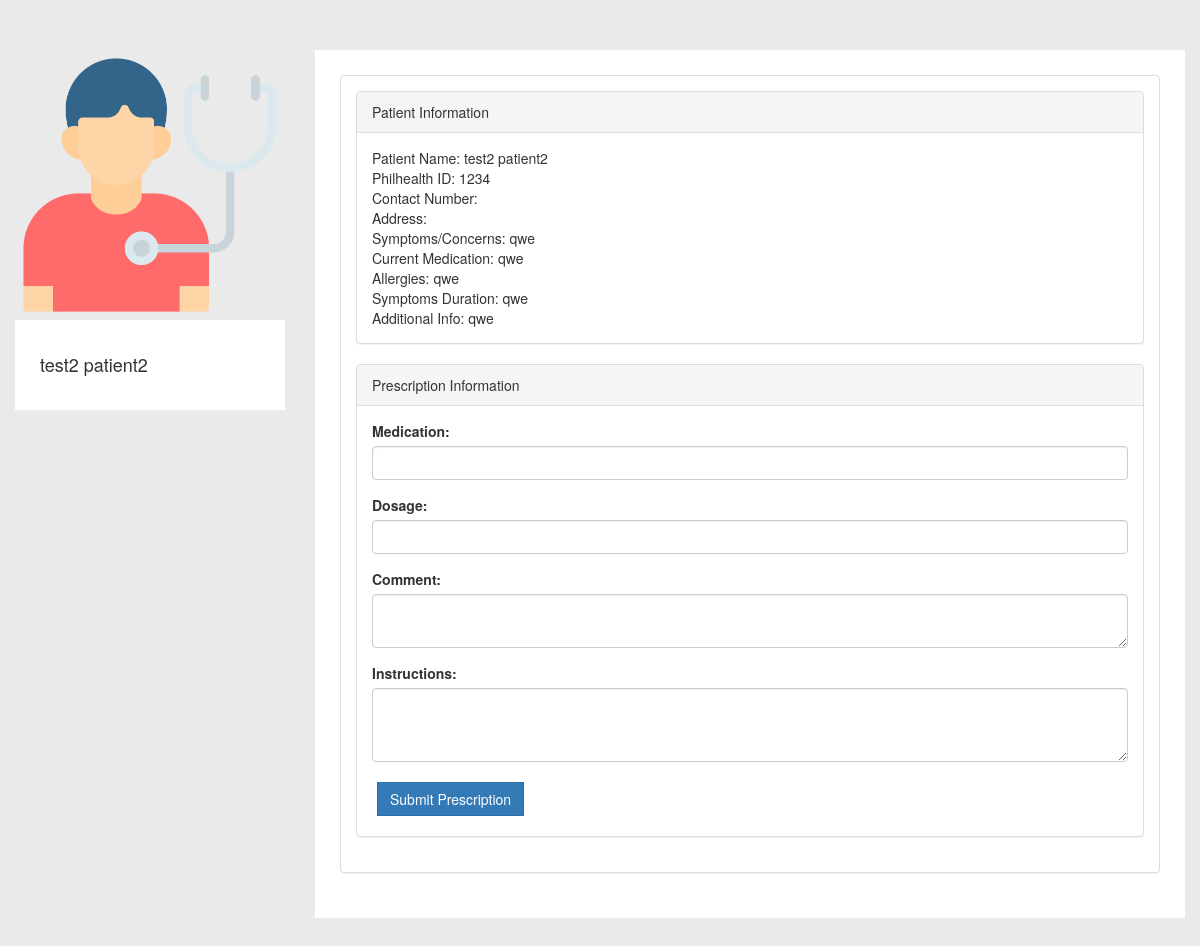
Page /doctor/tbPrescription.php?philhealthId=1234 (signed in) on the earlier database version.
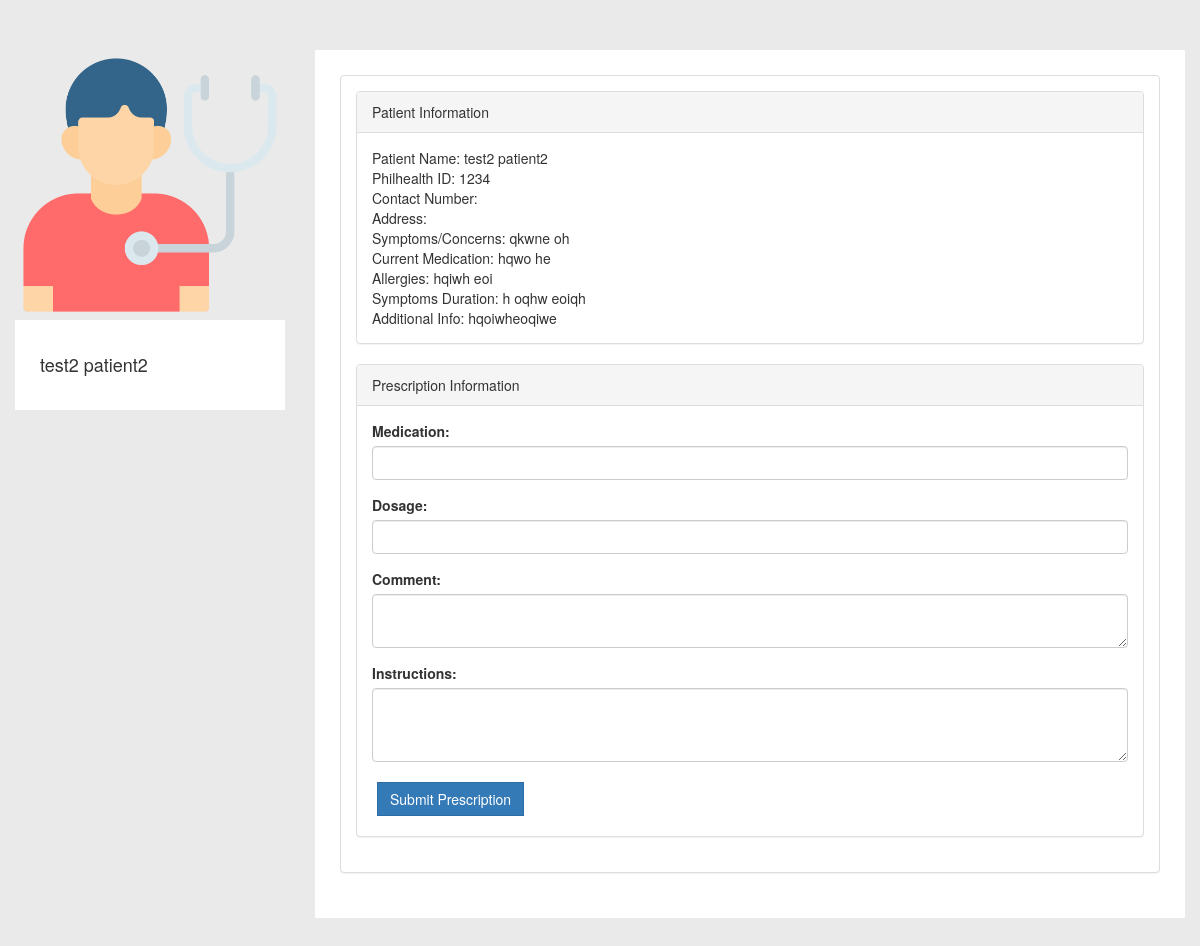
Same page on the later database version.
### tables this page shows
CREATE TABLE `patient` (
  `philhealthId` bigint(12) NOT NULL,
  `password` varchar(20) NOT NULL,
  `patientFirstName` varchar(20) NOT NULL,
  `patientLastName` varchar(20) NOT NULL,
  `patientMaritialStatus` varchar(10) NOT NULL,
  `patientDOB` date NOT NULL,
  `patientGender` varchar(10) NOT NULL,
  `patientAddress` varchar(100) NOT NULL,
  `patientPhone` varchar(15) NOT NULL,
  `patientEmail` varchar(100) NOT NULL,
  `appointmentType` enum('tb','prenatal') NOT NULL DEFAULT 'tb'
);

CREATE TABLE `tbappointment` (
  `appId` int(11) NOT NULL,
  `philhealthId` bigint(20) NOT NULL,
  `scheduleId` int(11) NOT NULL,
  `appSymptom` text NOT NULL,
  `currentMedications` varchar(255) DEFAULT NULL,
  `symptomDuration` varchar(50) DEFAULT NULL,
  `allergies` varchar(255) DEFAULT NULL,
  `status` varchar(50) DEFAULT 'process',
  `additionalInfo` text DEFAULT NULL,
  `createdAt` timestamp NOT NULL DEFAULT current_timestamp()
);

### doctor/tbPrescription.php (the view, shortened to what this page needs)
<?php
include_once '../assets/conn/dbconnect.php';
$res = mysqli_query($con, "SELECT * FROM patient WHERE philHealthId=" . $_GET['philhealthId']);
$userRow = mysqli_fetch_array($res, MYSQLI_ASSOC);
$res1 = mysqli_query($con, "SELECT * FROM tbappointment WHERE philHealthId=" . $_GET['philhealthId']);
$userRow1 = mysqli_fetch_array($res1, MYSQLI_ASSOC);
?>
<!DOCTYPE html>
<html>
<head>
    <link href="../assets/css/bootstrap.min.css" rel="stylesheet">
    <link href="../assets/css/default/style.css" rel="stylesheet">
    <link href="../assets/css/default/blocks.css" rcel="stylesheet">
    <link rel="stylesheet" href="https://formden.com/static/cdn/font-awesome/4.4.0/css/font-awesome.min.css" />
</head>
<body>
    <div class="container">
        <section style="padding-bottom: 50px; padding-top: 50px;">
            <div class="row">
                <div class="row">
                    <div class="col-md-3 col-sm-3">
                        <div class="user-wrapper">
                            <img src="../patient/assets/img/patient.png" class="img-responsive" />
                            <div class="description">
                                <h4><?php echo $userRow['patientFirstName']; ?> <?php echo $userRow['patientLastName']; ?></h4>
                            </div>
                        </div>
                    </div>
                    <div class="col-md-9 col-sm-9  user-wrapper">
                        <div class="description">
                            <div class="panel panel-default">
                                <div class="panel-body">
                                    <div class="panel panel-default">
                                        <div class="panel-heading">Patient Information</div>
                                        <div class="panel-body">
                                            Patient Name: <?php echo $userRow['patientFirstName'] ?> <?php echo $userRow['patientLastName'] ?><br>
                                            Philhealth ID: <?php echo $userRow['philhealthId'] ?><br>
                                            Contact Number: <?php echo $userRow['patientPhone'] ?><br>
                                            Address: <?php echo $userRow['patientAddress'] ?><br>
                                            Symptoms/Concerns: <?php echo $userRow1['appSymptom'] ?><br>
                                            Current Medication: <?php echo $userRow1['currentMedications'] ?><br>
                                            Allergies: <?php echo $userRow1['allergies'] ?> <br>
                                            Symptoms Duration: <?php echo $userRow1['symptomDuration'] ?><br>
                                            Additional Info: <?php echo $userRow1['additionalInfo'] ?>
                                        </div>
                                    </div>
                                    <form action="" method="POST">
                                        <div class="panel panel-default">
                                            <div class="panel-heading">Prescription Information</div>
                                            <div class="panel-body">
                                                <div class="form-group">
                                                    <label for="medication">Medication:</label>
                                                    <input type="text" class="form-control" name="medication" required>
                                                </div>
                                                <div class="form-group">
                                                    <label for="dosage">Dosage:</label>
                                                    <input type="text" class="form-control" name="dosage" required>
                                                </div>
                                                <div class="form-group">
                                                    <label for="message-text" class="control-label">Comment:</label>
                                                    <textarea class="form-control" name="comment" required></textarea>
                                                </div>
                                                <div class="form-group">
                                                    <label for="instructions">Instructions:</label>
                                                    <textarea class="form-control" name="instructions" rows="3" required></textarea>
                                                </div>
                                                <button type="submit" name="prescription" class="btn btn-primary">Submit Prescription</button>
                                            </div>
                                        </div>
                                    </form>
                                </div>
                            </div>
                        </div>
                    </div>
                </div>
            </div>
            <link rel="stylesheet" href="https://cdnjs.cloudflare.com/ajax/libs/bootstrap-datepicker/1.4.1/css/bootstrap-datepicker3.css" />
</body>
</html>

### patient/assets/css/default/style.css (style rules this page uses)
body { background-color: #EAEAEA !important; }
.user-wrapper .btn { border-radius: 0px; -webkit-border-radius: 0px; -moz-border-radius: 0px; margin: 5px; }
.user-wrapper .description { padding: 25px; background-color: #fff; }
.user-wrapper img { width:100%; }

Differences in the rows shown:
removed tbappointment: appSymptom "qwe", currentMedications "qwe", allergies "qwe", symptomDuration "qwe", additionalInfo "qwe"
added tbappointment: appSymptom "qkwne oh", currentMedications "hqwo he", allergies "hqiwh eoi", symptomDuration "h oqhw eoiqh", additionalInfo "hqoiwheoqiwe"
